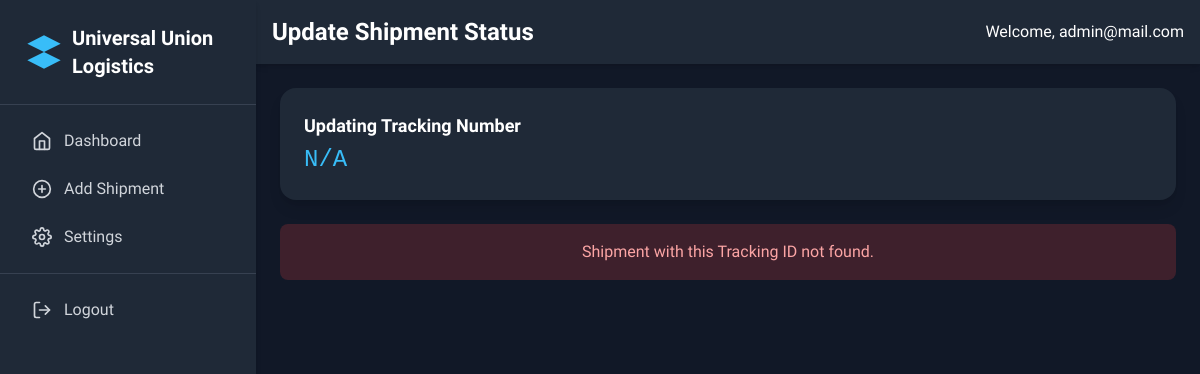
Before: /admin/edit.php?edit=UUL260481342 (signed in) with the older database file.
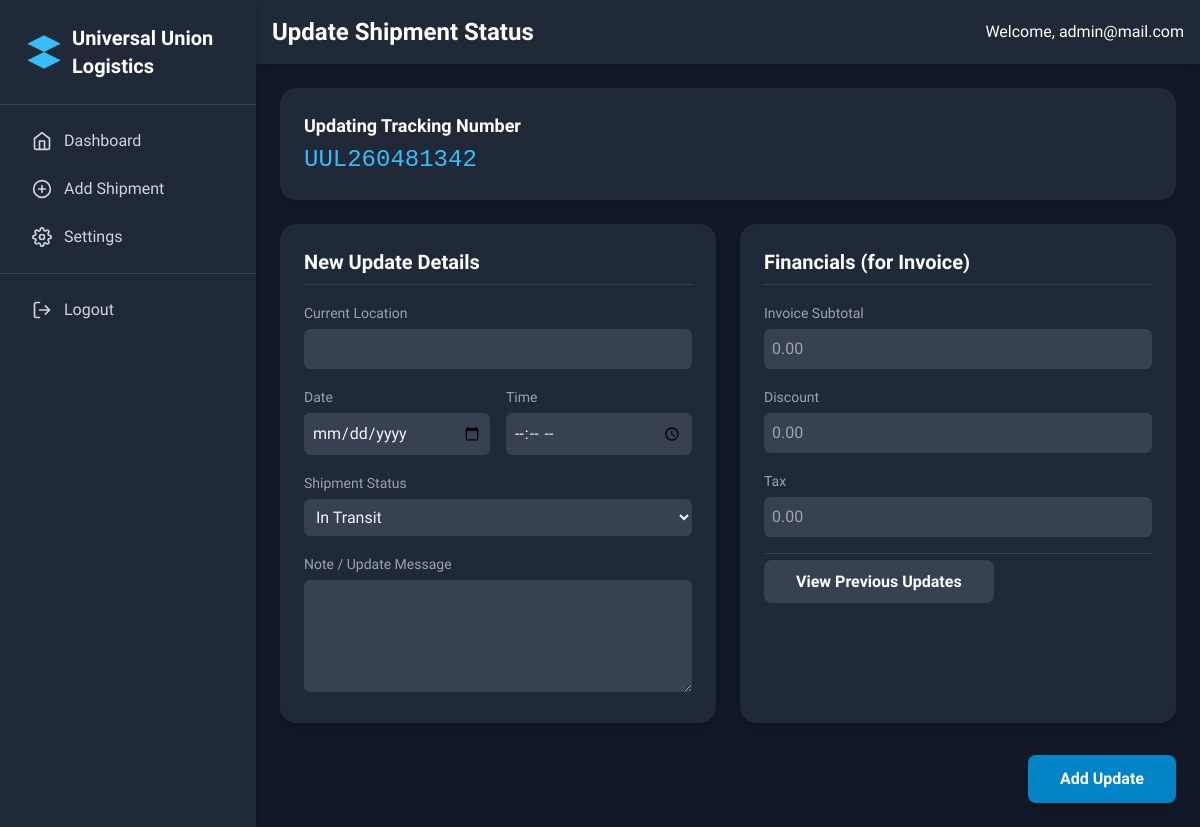
After: the same page with the newer database file.
### tables this page shows
CREATE TABLE `addtracking` (
  `id` int(11) NOT NULL,
  `tracking_id` varchar(255) NOT NULL,
  `sender_name` varchar(255) NOT NULL,
  `sender_contact` varchar(255) NOT NULL,
  `sender_email` varchar(255) NOT NULL,
  `sender_address` varchar(255) NOT NULL,
  `status` varchar(255) NOT NULL,
  `dispatch_location` varchar(255) NOT NULL,
  `carrier` varchar(255) NOT NULL,
  `carrier_refrence_number` varchar(255) NOT NULL,
  `weight` varchar(255) NOT NULL,
  `payment_mode` varchar(255) NOT NULL,
  `image` varchar(255) NOT NULL,
  `receiver_name` varchar(255) NOT NULL,
  `receiver_contact` varchar(2555) NOT NULL,
  `receiver_email` varchar(255) NOT NULL,
  `receiver_address` varchar(255) NOT NULL,
  `destination` varchar(255) NOT NULL,
  `package_discription` varchar(255) NOT NULL,
  `dispach_date` date NOT NULL,
  `estimated_delivery_date` date NOT NULL,
  `shipment_mode` varchar(255) NOT NULL,
  `quantity` varchar(255) NOT NULL,
  `delivery_time` varchar(255) NOT NULL,
  `message` text DEFAULT NULL,
  `updated_time` datetime NOT NULL DEFAULT current_timestamp() ON UPDATE current_timestamp(),
  `current_location` varchar(255) DEFAULT NULL,
  `delivery_message` text DEFAULT NULL,
  `date_added` varchar(255) NOT NULL
);

### admin/edit.php (the view, shortened to what the changed rows need)
<?php
include '../functions.php';
$err = "";
$tracking_data = [];
if (isset($_GET['edit'])) {
  $edit_id = mysqli_real_escape_string($con, $_GET['edit']);
  $sql = mysqli_query($con, "SELECT * FROM addtracking WHERE tracking_id = '$edit_id'");
  if (mysqli_num_rows($sql) > 0) {
    $tracking_data = mysqli_fetch_assoc($sql);
  } else {
    $err = "Shipment with this Tracking ID not found.";
  }
} else {
    header('location: dashboard.php');
    die();
}
?>
<!DOCTYPE html>
<html lang="en">
<head>
    <script src="https://cdn.tailwindcss.com"></script>
</head>
<body class="flex bg-gray-900 text-gray-100">
    <div class="flex-1 flex flex-col">
        <header class="bg-gray-800 shadow-md p-4 flex justify-between items-center">
            <h1 class="text-2xl font-bold text-white">Update Shipment Status</h1>
        </header>
        <main class="flex-1 p-4 sm:p-6">
            <div class="bg-gray-800 p-6 rounded-2xl shadow-lg mb-6">
                <h3 class="text-lg font-semibold text-white">Updating Tracking Number</h3>
                <p class="text-2xl mt-1 text-sky-400 font-mono"><?php echo htmlspecialchars($tracking_data['tracking_id'] ?? 'N/A'); ?></p>
            </div>
            <?php if ($err != ""): ?>
                <div class="bg-red-500/20 text-red-300 p-4 rounded-lg mb-6 text-center"><?php echo $err; ?></div>
            <?php endif; ?>
            <?php if(!empty($tracking_data)): ?>
            <form action="edit.php?edit=<?php echo htmlspecialchars($edit_id); ?>" method="POST">
                <div class="grid grid-cols-1 lg:grid-cols-2 gap-6">
                    <div class="bg-gray-800 p-6 rounded-2xl shadow-lg space-y-4">
                        <h3 class="text-xl font-bold text-white border-b border-gray-700 pb-2">New Update Details</h3>
                        <div>
                            <label class="text-sm text-gray-400">Current Location</label>
                            <input type="text" name="current_location" class="w-full mt-1 p-2 form-input rounded-md" required>
                        </div>
                        <div class="grid grid-cols-2 gap-4">
                            <div>
                                <label class="text-sm text-gray-400">Date</label>
                                <input type="date" name="date" class="w-full mt-1 p-2 form-input rounded-md" required>
                            </div>
                            <div>
                                <label class="text-sm text-gray-400">Time</label>
                                <input type="time" name="time" class="w-full mt-1 p-2 form-input rounded-md" required>
                            </div>
                        </div>
                         <div>
                            <label class="text-sm text-gray-400">Shipment Status</label>
                            <select name="status" class="w-full mt-1 p-2 form-input rounded-md">
                                <option <?php if($tracking_data['status'] == 'In Transit') echo 'selected'; ?>>In Transit</option>
                            </select>
                        </div>
                        <div>
                            <label class="text-sm text-gray-400">Note / Update Message</label>
                            <textarea name="message" class="w-full mt-1 p-2 form-input rounded-md" rows="4" required></textarea>
                        </div>
                    </div>
                    <div class="bg-gray-800 p-6 rounded-2xl shadow-lg space-y-4">
                        <h3 class="text-xl font-bold text-white border-b border-gray-700 pb-2">Financials (for Invoice)</h3>
                         <div>
                            <label class="text-sm text-gray-400">Invoice Subtotal</label>
                            <input type="text" name="invoice_sub_total" placeholder="0.00" class="w-full mt-1 p-2 form-input rounded-md">
                        </div>
                        <div>
                            <label class="text-sm text-gray-400">Discount</label>
                            <input type="text" name="discount" placeholder="0.00" class="w-full mt-1 p-2 form-input rounded-md">
                        </div>
                         <div>
                            <label class="text-sm text-gray-400">Tax</label>
                            <input type="text" name="tax" placeholder="0.00" class="w-full mt-1 p-2 form-input rounded-md">
                        </div>
                         <div class="pt-4 mt-4 border-t border-gray-700">
                             <a href="view-update.php?edit=<?php echo urlencode($edit_id); ?>" class="w-full text-center bg-gray-700 text-white font-semibold py-3 px-8 rounded-lg hover:bg-gray-600 transition-all duration-300">
                                View Previous Updates
                            </a>
                         </div>
                    </div>
                </div>
                <div class="mt-8 flex justify-end">
                    <button type="submit" name="update" class="bg-sky-600 text-white font-semibold py-3 px-8 rounded-lg hover:bg-sky-700 focus:outline-none focus:ring-2 focus:ring-sky-500 focus:ring-offset-2 focus:ring-offset-gray-900 transition-all duration-300 shadow-lg hover:shadow-sky-500/50">
                        Add Update
                    </button>
                </div>
            </form>
            <?php endif; ?>
        </main>
    </div>
</body>
</html>

Changed rows visible on the page:
added addtracking: tracking "UUL260481342", status "In Transit"
Other visible differences:
$tracking_data['tracking_id']: "N/A" → (not shown)
$err: "Shipment with this Tracking ID not found." → (not shown)
text now shown: "New Update Details Current Location Date Time Shipment Status Note / Update Message Financials (for Invoice) Invoice Subtotal Discount Tax View Previous Updates Add Update"
